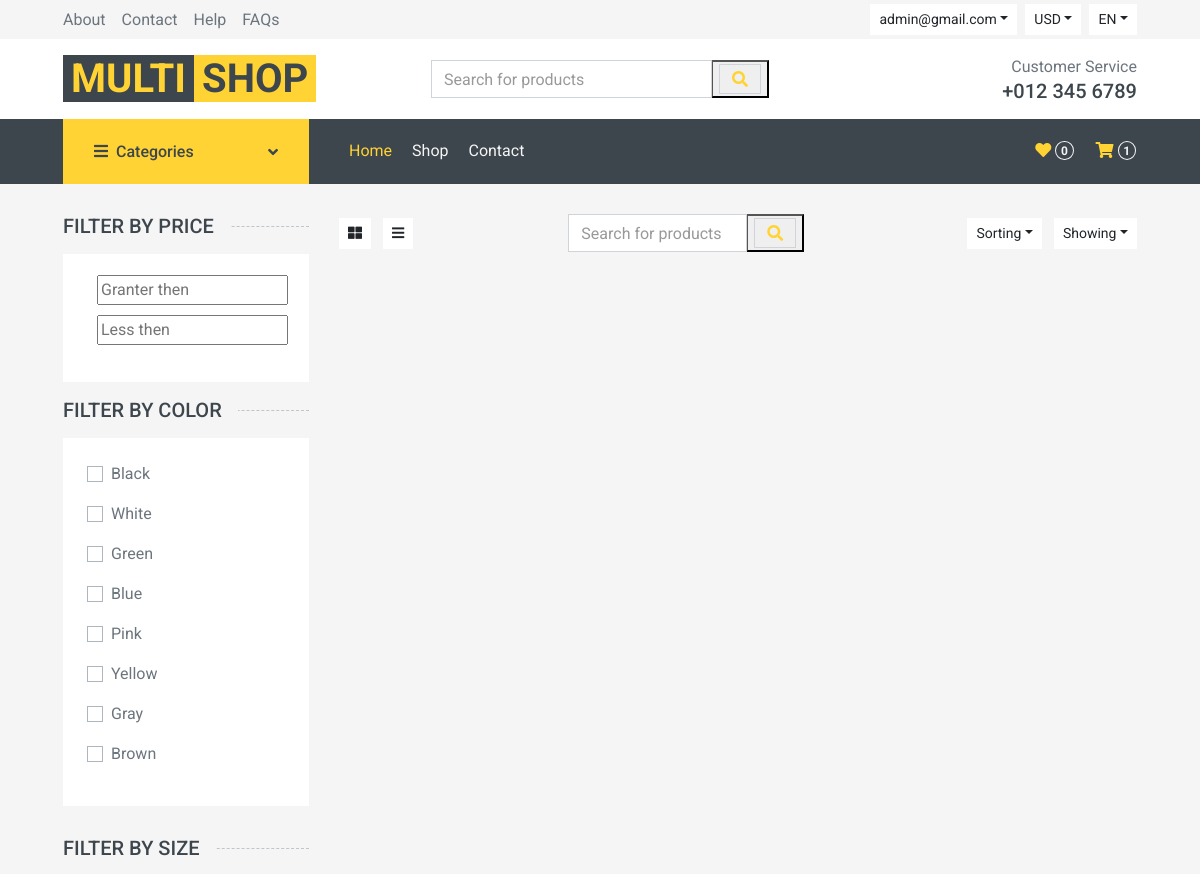
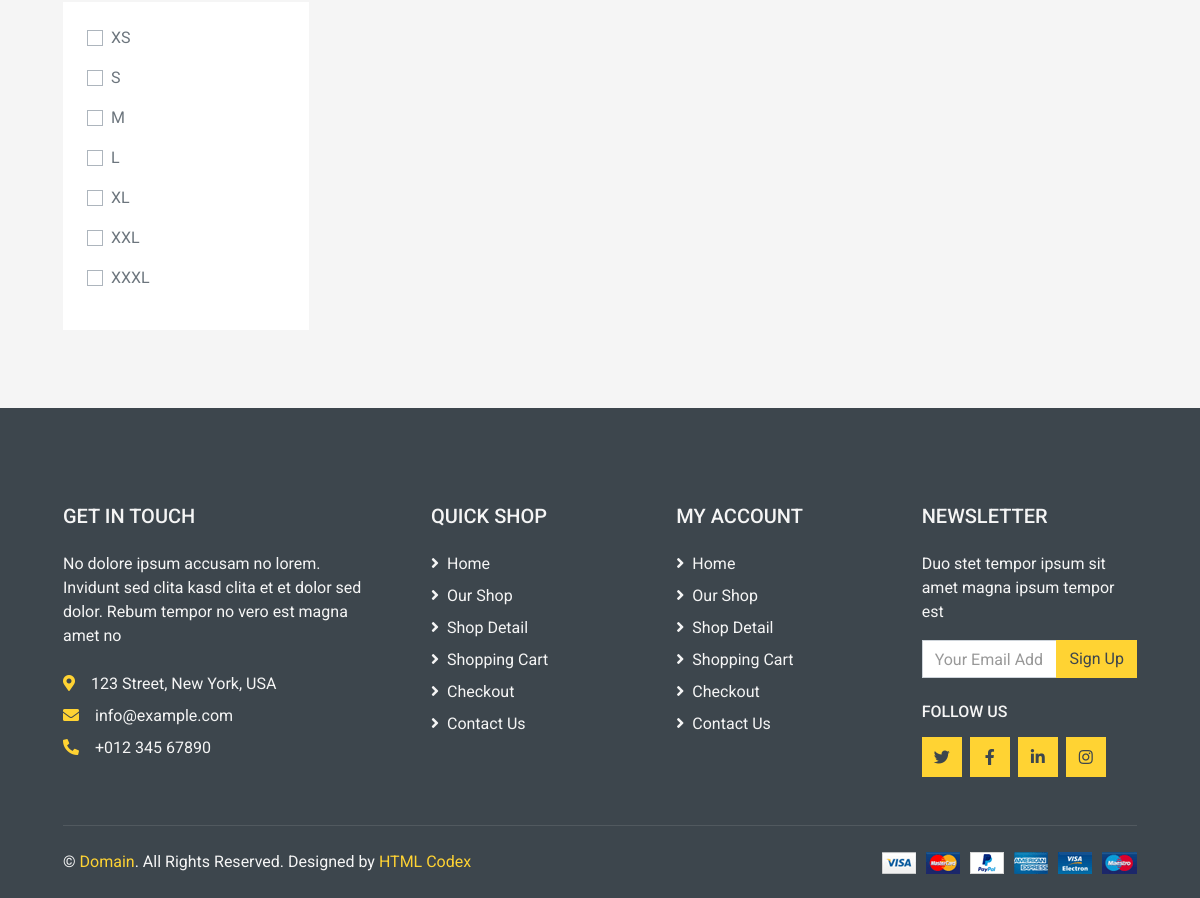
/account/favorites/ (signed in), run on the app's committed database (2 pictures, top to bottom).
### apps/account/models.py (models this page shows, shortened)
class User(AbstractUser):
    slug = models.SlugField("Slug", max_length=100, unique=True, null=False)
    email = models.EmailField("Email", unique=True)
    avatar = models.ImageField("Avatar", upload_to="users/", default="default/default-avatar.png")
    phone = models.CharField("Mobile Phone number", max_length=30, null=True, blank=True)
    address = models.CharField("Address", max_length=100, null=True, blank=True)
    country = models.CharField("Country", max_length=50, null=True, blank=True)
    city = models.CharField("City", max_length=50, null=True, blank=True)
    zip = models.CharField("ZIP code", max_length=30, null=True, blank=True)
    favorites = models.ManyToManyField("shop.Product", related_name="users", verbose_name="Favorites")
    class Meta:
        verbose_name = "User"
        verbose_name_plural = "Users"

### apps/shop/models.py (models this page shows, shortened)
class ProductColors(models.Model):
    color = models.CharField("Color", max_length=25)
    class Meta:
        verbose_name = "Color"
        verbose_name_plural = "Colors"

class ProductSizes(models.Model):
    size = models.CharField("Size", max_length=5)
    class Meta:
        verbose_name = "Size"
        verbose_name_plural = "Sizes"

### apps/account/views.py (the view)
# urls.py: path("favorites/", view=views.favorites_view, name="favorites"),
@login_required
def favorites_view(request):
    user: User = request.user
    queryset = user.favorites.all()
    order_by = request.GET.get("order_by")
    if order_by is not None:
        queryset = queryset.order_by(order_by)
    filter = ProductFilter(data=request.GET, queryset=queryset)
    sizes = ProductSizes.objects.all().distinct()
    colors = ProductColors.objects.all().distinct()
    context = {
        "sizes": sizes,
        "colors": colors,
        "filter": filter,
    }
    return render(request=request, template_name="favorites.html", context=context)

### apps/account/templates/favorites.html (shortened to what this page needs)
{% extends 'base.html' %}
{% load static %}
{% block content %}
<form method="get">
    <div class="container-fluid">
        <div class="row px-xl-5">
            <div class="col-lg-3 col-md-4">
                <h5 class="section-title position-relative text-uppercase mb-3"><span class="bg-secondary pr-3">Filter by price</span></h5>
                <div class="bg-light p-4 mb-3">
                    <div class="custom-control d-flex align-items-center justify-content-between mb-3">
                        <input type="number" class="custom-price" id="price-1" name="price__gt" placeholder="Granter then">
                    </div>
                    <div class="custom-control d-flex align-items-center justify-content-between mb-3">
                        <input type="number" class="custom-price" id="price-2" name="price__lt" placeholder="Less then">
                    </div>
                </div>
                <h5 class="section-title position-relative text-uppercase mb-3"><span class="bg-secondary pr-3">Filter by color</span></h5>
                <div class="bg-light p-4 mb-30">
                    {% for color in colors %}
                    <div class="custom-control custom-checkbox d-flex align-items-center justify-content-between mb-3">
                        <label class="custom-control-label" for="color-{{ color.pk }}">{{ color.color }}</label>
                    </div>
                    {% endfor %}
                </div>
                <h5 class="section-title position-relative text-uppercase mb-3"><span class="bg-secondary pr-3">Filter by size</span></h5>
                <div class="bg-light p-4 mb-30">
                    {% for size in sizes %}
                    <div class="custom-control custom-checkbox d-flex align-items-center justify-content-between mb-3">
                        <label class="custom-control-label" for="size-{{ size.pk }}">{{ size.size }}</label>
                    </div>
                    {% endfor %}
                </div>
            </div>
            <div class="col-lg-9 col-md-8">
                <div class="row pb-3">
                    <div class="col-12 pb-1">
                        <div class="d-flex align-items-center justify-content-between mb-4">
                            <div>
                                <button class="btn btn-sm btn-light"><i class="fa fa-th-large"></i></button>
                                <button class="btn btn-sm btn-light ml-2"><i class="fa fa-bars"></i></button>
                            </div>
                            <div class="col-lg-4 col-6 text-left">
                                <div class="input-group">
                                    <input type="text" class="form-control" placeholder="Search for products" name="name">
                                    <div class="input-group-append">
                                        <button type="submit">
                                        <span class="input-group-text bg-transparent text-primary">
                                            <i class="fa fa-search"></i>
                                        </span>
                                        </button>
                                    </div>
                                </div>
                            </div>
                            <div class="ml-2">
                                <div class="btn-group">
                                    <button type="button" class="btn btn-sm btn-light dropdown-toggle" data-toggle="dropdown">Sorting</button>
                                </div>
                                <div class="btn-group ml-2">
                                    <button type="button" class="btn btn-sm btn-light dropdown-toggle" data-toggle="dropdown">Showing</button>
                                </div>
                            </div>
                        </div>
                    </div>
                </div>
            </div>
        </div>
    </div>
</form>
{% endblock %}

### templates/base.html (shortened to what this page needs)
<!DOCTYPE html>
<html lang="en">
{% load static %}
<head>
    <link href="https://cdnjs.cloudflare.com/ajax/libs/font-awesome/5.10.0/css/all.min.css" rel="stylesheet">
    <link href="{% static 'lib/animate/animate.min.css' %}" rel="stylesheet">
    <link href="{% static 'lib/owlcarousel/assets/owl.carousel.min.css' %}" rel="stylesheet">
    <link href="{% static 'css/style.css' %}" rel="stylesheet">
</head>
<body>
    <div class="container-fluid">
        <div class="row bg-secondary py-1 px-xl-5">
            <div class="col-lg-6 d-none d-lg-block">
                <div class="d-inline-flex align-items-center h-100">
                    <a class="text-body mr-3" href="">About</a>
                    <a class="text-body mr-3" href="">Contact</a>
                    <a class="text-body mr-3" href="">Help</a>
                    <a class="text-body mr-3" href="">FAQs</a>
                </div>
            </div>
            <div class="col-lg-6 text-center text-lg-right">
                <div class="d-inline-flex align-items-center">
                    <div class="btn-group">
                        {% if not request.user.is_authenticated %}
                        <button type="button" class="btn btn-sm btn-light dropdown-toggle" data-toggle="dropdown">My Account</button>
                        {% else %}
                        <button type="button" class="btn btn-sm btn-light dropdown-toggle" data-toggle="dropdown">{{request.user.email}}</button>
                        {% endif %}
                    </div>
                    <div class="btn-group mx-2">
                        <button type="button" class="btn btn-sm btn-light dropdown-toggle" data-toggle="dropdown">USD</button>
                    </div>
                    <div class="btn-group">
                        <button type="button" class="btn btn-sm btn-light dropdown-toggle" data-toggle="dropdown">EN</button>
                    </div>
                </div>
            </div>
        </div>
        <div class="row align-items-center bg-light py-3 px-xl-5 d-none d-lg-flex">
            <div class="col-lg-4">
                <a href="{% url 'shop:index' %}" class="text-decoration-none">
                    <span class="h1 text-uppercase text-primary bg-dark px-2">Multi</span>
                    <span class="h1 text-uppercase text-dark bg-primary px-2 ml-n1">Shop</span>
                </a>
            </div>
            <div class="col-lg-4 col-6 text-left">
                <form action="{% url 'shop:category_products' %}" method="get">
                    <div class="input-group">
                        <input type="text" class="form-control" placeholder="Search for products" name="name">
                        <div class="input-group-append">
                            <button type="submit">
                            <span class="input-group-text bg-transparent text-primary">
                                <i class="fa fa-search"></i>
                            </span>
                            </button>
                        </div>
                    </div>
                </form>
            </div>
            <div class="col-lg-4 col-6 text-right">
                <p class="m-0">Customer Service</p>
                <h5 class="m-0">+012 345 6789</h5>
            </div>
        </div>
    </div>
    <div class="container-fluid bg-dark mb-30">
        <div class="row px-xl-5">
            <div class="col-lg-3 d-none d-lg-block">
                <a class="btn d-flex align-items-center justify-content-between bg-primary w-100" data-toggle="collapse" href="#navbar-vertical" style="height: 65px; padding: 0 30px;">
                    <h6 class="text-dark m-0"><i class="fa fa-bars mr-2"></i>Categories</h6>
                    <i class="fa fa-angle-down text-dark"></i>
                </a>
            </div>
            <div class="col-lg-9">
                <nav class="navbar navbar-expand-lg bg-dark navbar-dark py-3 py-lg-0 px-0">
                    <div class="collapse navbar-collapse justify-content-between" id="navbarCollapse">
                        <div class="navbar-nav mr-auto py-0">
                            <a href="{% url 'shop:index' %}" class="nav-item nav-link active">Home</a>
                            <a href="{% url 'shop:category_products' %}" class="nav-item nav-link">Shop</a>
                            <a href="contact.html" class="nav-item nav-link">Contact</a>
                        </div>
                        <div class="navbar-nav ml-auto py-0 d-none d-lg-block">
                            <a href="{% url 'account:favorites' %}" class="btn px-0">
                                <i class="fas fa-heart text-primary"></i>
                                <span class="badge text-secondary border border-secondary rounded-circle" style="padding-bottom: 2px;">{{ favorites_count }}</span>
                            </a>
                            <a href="{% url 'shop:cart' %}" class="btn px-0 ml-3">
                                <i class="fas fa-shopping-cart text-primary"></i>
                                <span class="badge text-secondary border border-secondary rounded-circle" style="padding-bottom: 2px;">{{ cart_products_count }}</span>
                            </a>
                        </div>
                    </div>
                </nav>
            </div>
        </div>
    </div>
    {% block content %}
    {% endblock %}
    <div class="container-fluid bg-dark text-secondary mt-5 pt-5">
        <div class="row px-xl-5 pt-5">
            <div class="col-lg-4 col-md-12 mb-5 pr-3 pr-xl-5">
                <h5 class="text-secondary text-uppercase mb-4">Get In Touch</h5>
                <p class="mb-4">No dolore ipsum accusam no lorem. Invidunt sed clita kasd clita et et dolor sed dolor. Rebum tempor no vero est magna amet no</p>
                <p class="mb-2"><i class="fa fa-map-marker-alt text-primary mr-3"></i>123 Street, New York, USA</p>
                <p class="mb-2"><i class="fa fa-envelope text-primary mr-3"></i>info@example.com</p>
                <p class="mb-0"><i class="fa fa-phone-alt text-primary mr-3"></i>+012 345 67890</p>
            </div>
            <div class="col-lg-8 col-md-12">
                <div class="row">
                    <div class="col-md-4 mb-5">
                        <h5 class="text-secondary text-uppercase mb-4">Quick Shop</h5>
                        <div class="d-flex flex-column justify-content-start">
                            <a class="text-secondary mb-2" href="#"><i class="fa fa-angle-right mr-2"></i>Home</a>
                            <a class="text-secondary mb-2" href="#"><i class="fa fa-angle-right mr-2"></i>Our Shop</a>
                            <a class="text-secondary mb-2" href="#"><i class="fa fa-angle-right mr-2"></i>Shop Detail</a>
                            <a class="text-secondary mb-2" href="#"><i class="fa fa-angle-right mr-2"></i>Shopping Cart</a>
                            <a class="text-secondary mb-2" href="#"><i class="fa fa-angle-right mr-2"></i>Checkout</a>
                            <a class="text-secondary" href="#"><i class="fa fa-angle-right mr-2"></i>Contact Us</a>
                        </div>
                    </div>
                    <div class="col-md-4 mb-5">
                        <h5 class="text-secondary text-uppercase mb-4">My Account</h5>
                        <div class="d-flex flex-column justify-content-start">
                            <a class="text-secondary mb-2" href="#"><i class="fa fa-angle-right mr-2"></i>Home</a>
                            <a class="text-secondary mb-2" href="#"><i class="fa fa-angle-right mr-2"></i>Our Shop</a>
                            <a class="text-secondary mb-2" href="#"><i class="fa fa-angle-right mr-2"></i>Shop Detail</a>
                            <a class="text-secondary mb-2" href="#"><i class="fa fa-angle-right mr-2"></i>Shopping Cart</a>
                            <a class="text-secondary mb-2" href="#"><i class="fa fa-angle-right mr-2"></i>Checkout</a>
                            <a class="text-secondary" href="#"><i class="fa fa-angle-right mr-2"></i>Contact Us</a>
                        </div>
                    </div>
                    <div class="col-md-4 mb-5">
                        <h5 class="text-secondary text-uppercase mb-4">Newsletter</h5>
                        <p>Duo stet tempor ipsum sit amet magna ipsum tempor est</p>
                        <form action="">
                            <div class="input-group">
                                <input type="text" class="form-control" placeholder="Your Email Address">
                                <div class="input-group-append">
                                    <button class="btn btn-primary">Sign Up</button>
                                </div>
                            </div>
                        </form>
                        <h6 class="text-secondary text-uppercase mt-4 mb-3">Follow Us</h6>
                        <div class="d-flex">
                            <a class="btn btn-primary btn-square mr-2" href="#"><i class="fab fa-twitter"></i></a>
                            <a class="btn btn-primary btn-square mr-2" href="#"><i class="fab fa-facebook-f"></i></a>
                            <a class="btn btn-primary btn-square mr-2" href="#"><i class="fab fa-linkedin-in"></i></a>
                            <a class="btn btn-primary btn-square" href="#"><i class="fab fa-instagram"></i></a>
                        </div>
                    </div>
                </div>
            </div>
        </div>
        <div class="row border-top mx-xl-5 py-4" style="border-color: rgba(256, 256, 256, .1) !important;">
            <div class="col-md-6 px-xl-0">
                <p class="mb-md-0 text-center text-md-left text-secondary">
                    &copy; <a class="text-primary" href="#">Domain</a>. All Rights Reserved. Designed
                    by
                    <a class="text-primary" href="https://htmlcodex.com">HTML Codex</a>
                </p>
            </div>
            <div class="col-md-6 px-xl-0 text-center text-md-right">
                <img class="img-fluid" src="img/payments.png" alt="">
            </div>
        </div>
    </div>
</body>
</html>

### data on the page
User: user.email "admin@gmail.com"
ProductColors: color "Black"
ProductColors: color "White"
ProductColors: color "Green"
ProductColors: color "Blue"
ProductColors: color "Pink"
ProductColors: color "Yellow"
ProductColors: color "Gray"
ProductColors: color "Brown"
ProductSizes: size "XS"
ProductSizes: size "S"
ProductSizes: size "M"
ProductSizes: size "L"
ProductSizes: size "XL"
ProductSizes: size "XXL"
ProductSizes: size "XXXL"

### other printed values
{{ favorites_count }} "0"
{{ cart_products_count }} "1"
